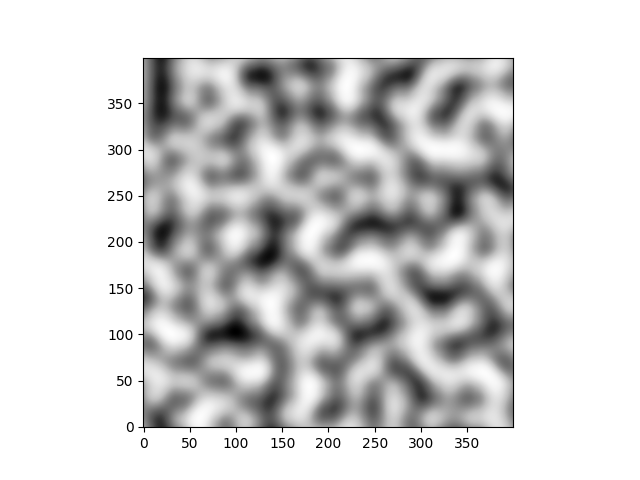

This chart was generated by the following Python code:
import matplotlib.pyplot as plt
import numpy as np
from scipy.special import binom

corners = np.array(((0, 1), (1, 1), (0, 0), (1, 0)))


def smoothstep(order, sample_density):
    """ Defines a smoothstep curve of a specified order.
        See https://en.wikipedia.org/wiki/Smoothstep
    """
    n = order
    x = np.linspace(0, 1, sample_density)
    sum_array = np.zeros(x.shape)

    for k in range(n + 1):
        sum_array += binom(n + k, k) * binom(2 * n + 1, n - k) * (-x) ** k

    S = x ** (n + 1) * sum_array
    return S


def gradient_grid(grid_shape):
    """ Initializes a grid with random gradients. """
    grid_rows, grid_cols = grid_shape
    full_rot = np.radians(360)
    grad_rots = np.random.uniform(0, full_rot, (grid_rows+1, grid_cols+1))
    xs = np.cos(grad_rots)
    ys = np.sin(grad_rots)
    grad_grid = np.stack((xs, ys), axis=-1)
    return grad_grid


def sample_grid(sample_density):
    """ Initializes a sample grid where each pixel
    corresponds with image pixels.
    """
    xs = np.linspace(0.01, 0.99, sample_density)
    ys = xs
    samp_grid = np.stack(np.meshgrid(xs, ys), axis=-1)
    return samp_grid


def distance_grid(samp_grid):
    """ Initializes a grid with vectors pointing from
        corners to sample pixel locations.
    """

    dist_grids = list()
    for corner in corners:
        dist_vecs = samp_grid - corner
        dist_grids.append(dist_vecs)

    return dist_grids


def perlin_2d(grid_shape=(10, 10), sample_density=40):
    """ Returns a 2D Perlin noise image. """

    grad_grid = gradient_grid(grid_shape)
    samp_grid = sample_grid(sample_density)
    dist_grid = distance_grid(samp_grid)

    smooth_weight = smoothstep(2, sample_density)
    x_weights, y_weights = np.meshgrid(smooth_weight, np.flip(smooth_weight))

    pixels = np.zeros((sample_density * grid_shape[0],
                       sample_density * grid_shape[1]))

    for row in range(grid_shape[0]):
        for col in range(grid_shape[1]):

            dot_prods = list()
            for idx, corner in enumerate(corners):
                x = corner[0]
                y = corner[1]
                grad = grad_grid[y + row, x + col]
                dist_vectors = dist_grid[idx]
                dot_prod = np.tensordot(dist_vectors, grad, axes=1)
                dot_prods.append(dot_prod)

            a, b, c, d = dot_prods
            ab = a + x_weights * (b - a)
            cd = c + x_weights * (d - c)
            values = ab + y_weights * (cd - ab)
            pixels[row * sample_density: row * sample_density + sample_density,
                   col * sample_density: col * sample_density + sample_density] = values

    return pixels


pixels = perlin_2d()
plt.imshow(pixels, origin='lower', cmap='Greys')
plt.savefig('perlin_noise.png')
